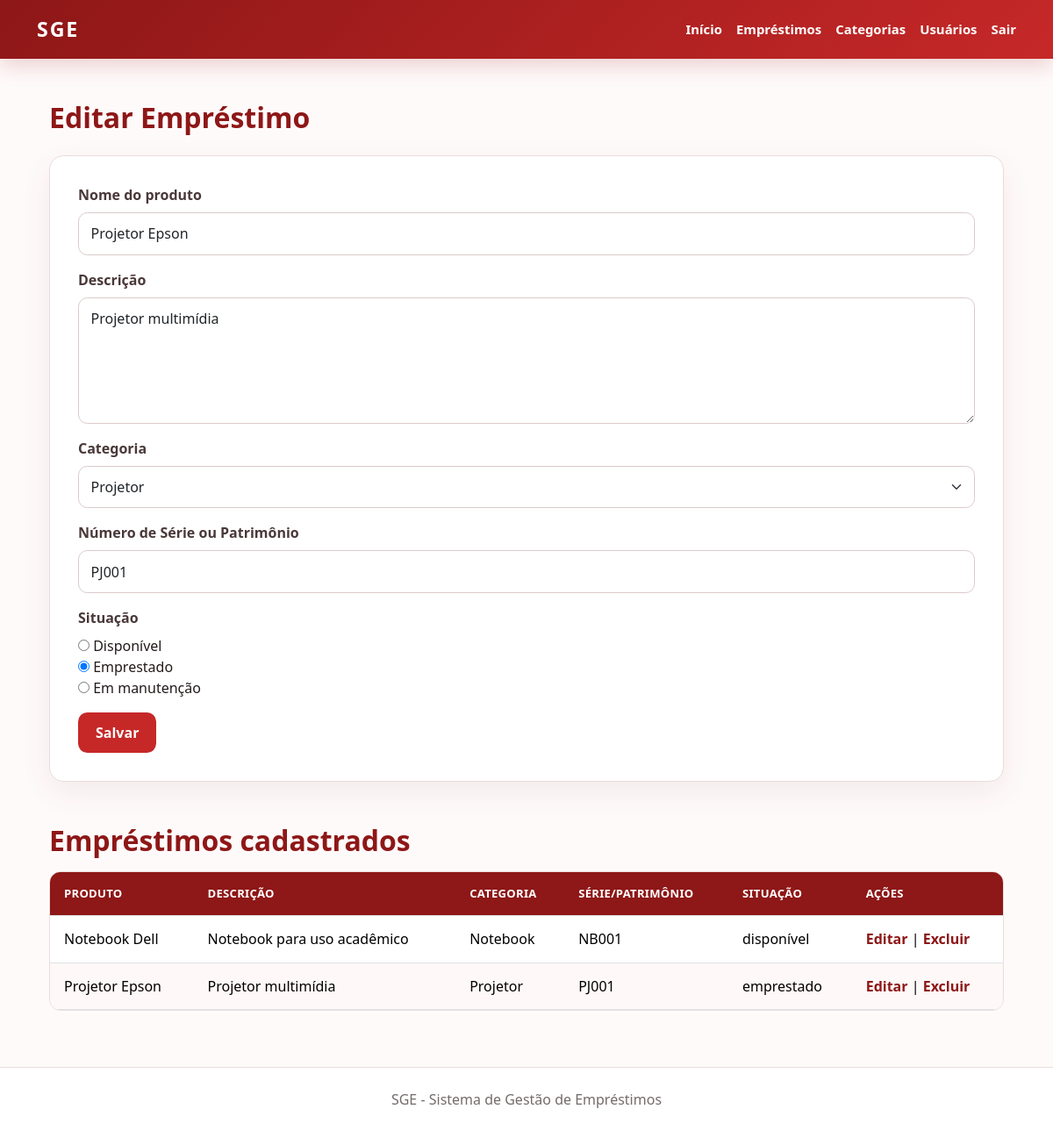
The app's page /emprestimos.php?id=2 (signed in) with its own data.
### tables this page shows
CREATE TABLE
    emprestimos (
        id INT AUTO_INCREMENT PRIMARY KEY,
        nome_produto VARCHAR(100) NOT NULL,
        descricao TEXT,
        categoria_id INT NOT NULL,
        numero_serie VARCHAR(100) NOT NULL,
        situacao ENUM ('disponível', 'emprestado', 'em manutenção') NOT NULL DEFAULT 'disponível',
        FOREIGN KEY (categoria_id) REFERENCES categorias (id)
    );

CREATE TABLE
    categorias (
        id INT AUTO_INCREMENT PRIMARY KEY,
        categoria VARCHAR(100) NOT NULL
    );

### src/emprestimos.php (the view, shortened to what this page needs)
<?php
require 'config.php';
$id = $_GET['id'] ?? null;
$emprestimo_edicao = null;
if ($id) {
    $stmt = $conn->prepare(
        'SELECT * FROM emprestimos WHERE id = ?'
    );
    $stmt->bind_param('i', $id);
    $stmt->execute();
    $emprestimo_edicao = $stmt
        ->get_result()
        ->fetch_assoc();
}
$categorias = $conn->query(
    'SELECT id, categoria FROM categorias ORDER BY categoria'
);
$emprestimos = $conn->query(
    'SELECT
        e.id,
        e.nome_produto,
        e.descricao,
        e.numero_serie,
        e.situacao,
        c.categoria
     FROM emprestimos e
     INNER JOIN categorias c
        ON e.categoria_id = c.id
     ORDER BY e.nome_produto'
);
require 'header.php';
?>
<main class="sge-main">
    <h2 class="mb-4">
        <?= $emprestimo_edicao
            ? 'Editar Empréstimo'
            : 'Novo Empréstimo'
            ?>
    </h2>
    <form class="sge-panel sge-form mb-5" action="salvar_emprestimo.php" method="POST">
        <label class="form-label" for="nome_produto">
            Nome do produto
        </label>
        <input class="form-control" type="text" id="nome_produto" name="nome_produto"
            value="<?= htmlspecialchars($emprestimo_edicao['nome_produto'] ?? '') ?>" required>
        <label class="form-label" for="descricao">
            Descrição
        </label>
        <textarea class="form-control" id="descricao" name="descricao" rows="5" cols="40"
            required><?= htmlspecialchars($emprestimo_edicao['descricao'] ?? '') ?></textarea>
        <label class="form-label" for="categoria_id">
            Categoria
        </label>
        <select class="form-select" id="categoria_id" name="categoria_id" required>
            <?php while ($categoria = $categorias->fetch_assoc()): ?>
                <option value="<?= $categoria['id'] ?>" <?= (
                      isset($emprestimo_edicao['categoria_id']) &&
                      $emprestimo_edicao['categoria_id'] == $categoria['id']
                  ) ? 'selected' : '' ?>>
                    <?= htmlspecialchars($categoria['categoria']) ?>
                </option>
            <?php endwhile; ?>
        </select>
        <label class="form-label" for="numero_serie">
            Número de Série ou Patrimônio
        </label>
        <input class="form-control" type="text" id="numero_serie" name="numero_serie"
            value="<?= htmlspecialchars($emprestimo_edicao['numero_serie'] ?? '') ?>" required>
        <fieldset class="mb-3">
            <legend class="fs-6">Situação</legend>
            <label>
                <input type="radio" name="situacao" value="disponível" <?= (
                    ($emprestimo_edicao['situacao'] ?? 'disponível')
                    === 'disponível'
                ) ? 'checked' : '' ?> required>
                Disponível
            </label>
            <br>
            <label>
                <input type="radio" name="situacao" value="emprestado" <?= (
                    ($emprestimo_edicao['situacao'] ?? '')
                    === 'emprestado'
                ) ? 'checked' : '' ?>>
                Emprestado
            </label>
            <br>
            <label>
                <input type="radio" name="situacao" value="em manutenção" <?= (
                    ($emprestimo_edicao['situacao'] ?? '')
                    === 'em manutenção'
                ) ? 'checked' : '' ?>>
                Em manutenção
            </label>
        </fieldset>
        <button class="btn btn-sge" type="submit">
            Salvar
        </button>
    </form>
    <h2 class="mb-3">Empréstimos cadastrados</h2>
    <div class="table-responsive">
        <table class="table table-hover">
            <thead>
                <tr>
                    <th>Produto</th>
                    <th>Descrição</th>
                    <th>Categoria</th>
                    <th>Série/Patrimônio</th>
                    <th>Situação</th>
                    <th>Ações</th>
                </tr>
            </thead>
            <tbody>
                <?php while ($emprestimo = $emprestimos->fetch_assoc()): ?>
                    <tr>
                        <td>
                            <?= htmlspecialchars($emprestimo['nome_produto']) ?>
                        </td>
                        <td>
                            <?= htmlspecialchars($emprestimo['descricao']) ?>
                        </td>
                        <td>
                            <?= htmlspecialchars($emprestimo['categoria']) ?>
                        </td>
                        <td>
                            <?= htmlspecialchars($emprestimo['numero_serie']) ?>
                        </td>
                        <td>
                            <?= htmlspecialchars($emprestimo['situacao']) ?>
                        </td>
                        <td>
                            <a href="emprestimos.php?id=<?= $emprestimo['id'] ?>">
                                Editar
                            </a>
                            |
                            <a href="excluir.php?tipo=emprestimo&id=<?= $emprestimo['id'] ?>"
                                onclick="return confirm('Excluir este empréstimo?')">
                                Excluir
                            </a>
                        </td>
                    </tr>
                <?php endwhile; ?>
            </tbody>
        </table>
    </div>
</main>
<?php require 'footer.php'; ?>

### src/style.css (style rules this page uses)
:root { --sge-red: #c62828; --sge-red-dark: #8e1717; --sge-red-soft: #fff1f1; --sge-ink: #241b1b; --sge-muted: #756b6b; --sge-line: #eadcdc; }
* { box-sizing: border-box; }
body { min-height: 100vh; margin: 0; color: var(--sge-ink); background: #fffafa; font-family: "Segoe UI", sans-serif; }
.sge-main { width: min(1120px, 100%); margin: 0 auto; padding: 3rem 1rem 4rem; }
.sge-main h1, .sge-main h2 { color: var(--sge-red-dark); font-weight: 800; }
.sge-main h2 { margin-bottom: 1.25rem; }
.sge-panel { border: 1px solid var(--sge-line); border-radius: 1rem; background: #fff; box-shadow: 0 12px 35px rgb(92 28 28 / 7%); }
.sge-form { padding: clamp(1.25rem, 3vw, 2rem); }
.form-label, fieldset legend { color: #4a3838; font-weight: 700; }
.form-control, .form-select { border-color: #dbcaca; border-radius: .65rem; padding: .7rem .85rem; }
.btn-sge { border: 0; border-radius: .65rem; color: #fff; background: var(--sge-red); font-weight: 700; padding: .7rem 1.25rem; }
.table-responsive { border: 1px solid var(--sge-line); border-radius: .8rem; }
.table { min-width: 680px; margin-bottom: 0; }
.table thead th { color: #fff; background: var(--sge-red-dark); font-size: .82rem; letter-spacing: .02em; text-transform: uppercase; white-space: nowrap; }
.table td, .table th { padding: .9rem 1rem; vertical-align: middle; }
.table tbody tr:nth-child(even) td { background: #fff8f8; }
.table a { color: var(--sge-red-dark); font-weight: 700; text-decoration: none; }

### records on screen
emprestimos: nome_produto "Projetor Epson", descricao "Projetor multimídia", categoria_id "Projetor", numero_serie "PJ001", situacao "☐ Disponível", situacao "☑ Emprestado", situacao "☐ Em manutenção", categoria.categoria "Projetor", situacao "emprestado"
emprestimos: nome_produto "Notebook Dell", descricao "Notebook para uso acadêmico", categoria.categoria "Notebook", numero_serie "NB001", situacao "disponível"
